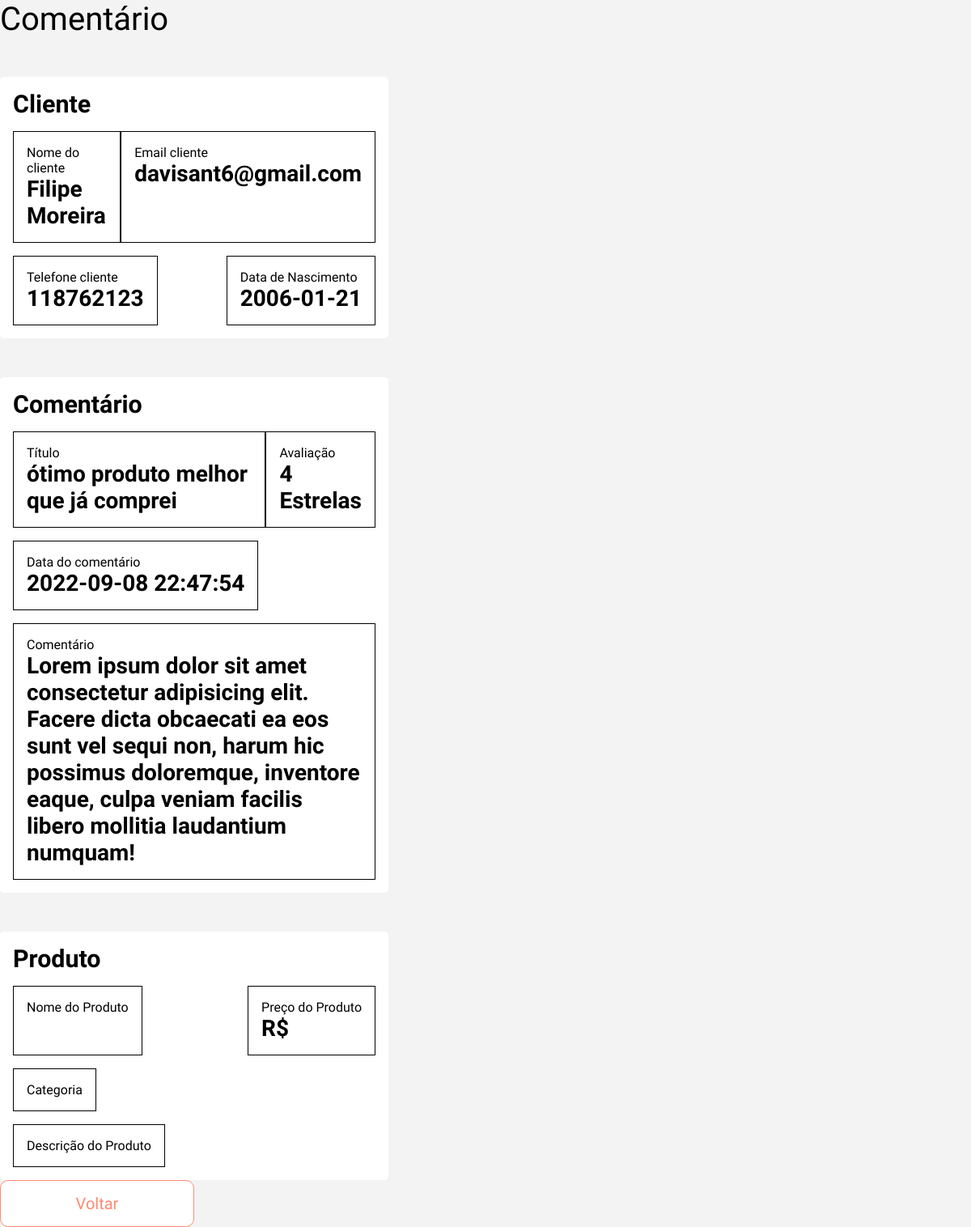
Page /view/DetailsComentarios.php?id=1 on the committed database.
### tables this page shows
CREATE TABLE user_cliente(
	id_cliente INT AUTO_INCREMENT NOT NULL PRIMARY KEY,
	nome_cliente VARCHAR(300) NOT NULL COMMENT 'nome do cliente',
	email_cliente VARCHAR(300) NOT NULL COMMENT 'email do cliente',
	cpf_cliente VARCHAR(18) NOT NULL COMMENT 'cpf do cliente',
	telefone_cliente VARCHAR(18) NOT NULL COMMENT 'telefone do cliente',
	genero_cliente int(1) NOT NULL COMMENT '1 - feminino; 0 - masculino; 2 - não informar',
	senha_cliente VARCHAR(256) NOT NULL COMMENT 'senha em sha256',
	data_nasc_cliente DATE NOT NULL COMMENT 'data de nascimente',
	data_reg_cliente DATETIME DEFAULT CURRENT_TIMESTAMP NOT NULL COMMENT 'data e hora do registro',
	status INT(1) NOT NULL COMMENT '1 - ativo; 0 - inativo'
);

CREATE TABLE user_avaliacao(
	id_avaliacao INT AUTO_INCREMENT NOT NULL PRIMARY KEY,
	id_produto INT NOT NULL,
	id_cliente INT NOT NULL,
	nota_avaliacao int(1) NOT NULL COMMENT 'avaliação de 1 - 5',
	titulo_avaliacao VARCHAR(300) NOT NULL,
	descricao VARCHAR(900) NOT NULL,
	data_avaliacao DATETIME DEFAULT CURRENT_TIMESTAMP NOT NULL  COMMENT 'data e hora do registro',
	status INT(1) NOT NULL COMMENT '1 - ativo; 0 - inativo',

	FOREIGN KEY ( id_produto ) REFERENCES user_produto( id_produto ),
	FOREIGN KEY ( id_cliente ) REFERENCES user_cliente( id_cliente )
);

### model/conexao.class.php (called while the page is built, shortened)
<?php
class Conexao{
    public function __construct(){
        try{
            $this->pdo = new PDO("mysql:dbname=2ucase_bd3;host=localhost","root","");
        }catch(PDOException $e){
            echo "Erro com banco de dados: " . $e->getMessage() . "<br>";
            exit();
        }catch(Exception $e){
            echo "Erro generico: " . $e->getMessage() . "<br>";
            exit();
        }
    }
}
?>

### model/Manager.class.php (called while the page is built, shortened)
<?php
require_once 'Conexao.class.php';
class Manager extends Conexao {
    public function getInfo($table, $columnName, $id) {
		$sql = "SELECT * FROM $table WHERE {$columnName} = :id";
		$statement = $this->pdo->prepare($sql);
		$statement->bindValue(":id", $id);
		$statement->execute();
		return $statement->fetchAll();
	}
}

### view/DetailsComentarios.php (the view, shortened to what this page needs)
<?php
require_once "../model/Manager.class.php";
$manager = new Manager();
$idComentario = $_REQUEST['id'];
$resultDetailComentario = $manager->getInfo('user_avaliacao', 'id_avaliacao', $idComentario);
$resultDetailCliente = $manager->getInfo('user_cliente', 'id_cliente', $resultDetailComentario[0]['id_cliente']);
$resultDetailProduto = $manager->getInfo('user_produto', 'id_produto', $resultDetailComentario[0]['id_produto']);
?>
<!DOCTYPE html>
<html lang="pt-br">
<head>
    <?php require_once "../config/config.php"; ?>
    <link rel="stylesheet" href="../assets/css/detailsComentarios.css">
</head>
<body id="body-margin">
    <main class="container-produto">
        <h1>Comentário</h1>
        <article class="info-cliente container-comment">
            <h2>Cliente</h2>
            <div class="row-nome-email rows-comentarios">
                <label>Nome do cliente
                    <h3><?= $resultDetailCliente[0]['nome_cliente'] ?></h3>
                </label>
                <label>Email cliente
                    <h3><?= $resultDetailCliente[0]['email_cliente'] ?></h3>
                </label>
            </div>
            <div class="row-phone-birth rows-comentarios">
                <label>Telefone cliente
                    <h3><?= $resultDetailCliente[0]['telefone_cliente'] ?></h3>
                </label>
                <label>Data de Nascimento
                    <h3><?= $resultDetailCliente[0]['data_nasc_cliente'] ?></h3>
                </label>
            </div>
        </article>
        <article class="info-comentario container-comment">
            <h2>Comentário</h2>
            <div class="row-titulo-stars rows-comentarios">
                <label>Título
                    <h3><?= $resultDetailComentario[0]['titulo_avaliacao'] ?></h3>
                </label>
                <label>Avaliação
                    <h3><?= $resultDetailComentario[0]['nota_avaliacao'] ?>  Estrelas</h3>
                </label>
            </div>
            <label>Data do comentário
                <h3><?= $resultDetailComentario[0]['data_avaliacao'] ?></h3>
            </label>
            <label>Comentário
                <h3><?= $resultDetailComentario[0]['descricao'] ?></h3>
            </label>
        </article>
        <article class="info-comentario container-comment">
            <h2>Produto</h2>
            <div class="row-titulo-stars rows-comentarios">
                <label>Nome do Produto
                </label>
                <label>Preço do Produto
                    <h3>R$ <?= $resultDetailProduto[0]['preco_produto'] ?></h3>
                </label>
            </div>
            <label>Categoria
            </label>
            <label>Descrição do Produto
            </label>
        </article>
        <button id="btn-exit" onclick="window.location.href='./ListComentarios.php'">Voltar</button>
    </main>
</body>
</html>

### assets/css/detailsComentarios.css (style rules this page uses)
.container-comment { background-color: #fff; padding: 1rem; border-radius: 5px; }
.rows-comentarios { display: flex; width: 100%; justify-content: space-between; }
label { border: 1px solid #000; padding: 1rem; }
.container-comment { display: flex; flex-direction: column; width: 40vw; align-items: flex-start; gap: 1rem; margin-top: 3rem; }

### view/DetailsComentarios.php (style rules this page uses)
.container-comment { background-color: #fff; padding: 1rem; border-radius: 5px; }
.rows-comentarios { display: flex; width: 100%; justify-content: space-between; }
label { border: 1px solid #000; padding: 1rem; }
.container-comment { display: flex; flex-direction: column; width: 40vw; align-items: flex-start; gap: 1rem; margin-top: 3rem; }

### rows in the picture
user_cliente: nome_cliente "Filipe Moreira", email_cliente "davisant6@gmail.com", telefone_cliente "118762123", data_nasc_cliente "2006-01-21"
user_avaliacao: titulo_avaliacao "ótimo produto melhor que já comprei", nota_avaliacao "4", data_avaliacao "2022-09-08 22:47:54", descricao "Lorem ipsum dolor sit amet consectetur adipisicing elit. Facere dicta obcaecati ea eos sunt vel sequi non, harum hic possimus doloremque, inventore eaque, culpa veniam facilis libero mollitia laudantium numquam!"
